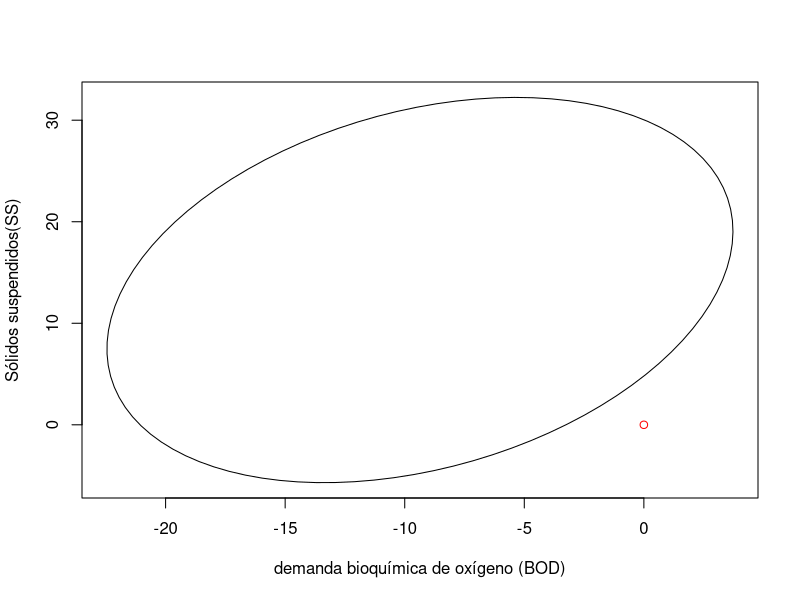
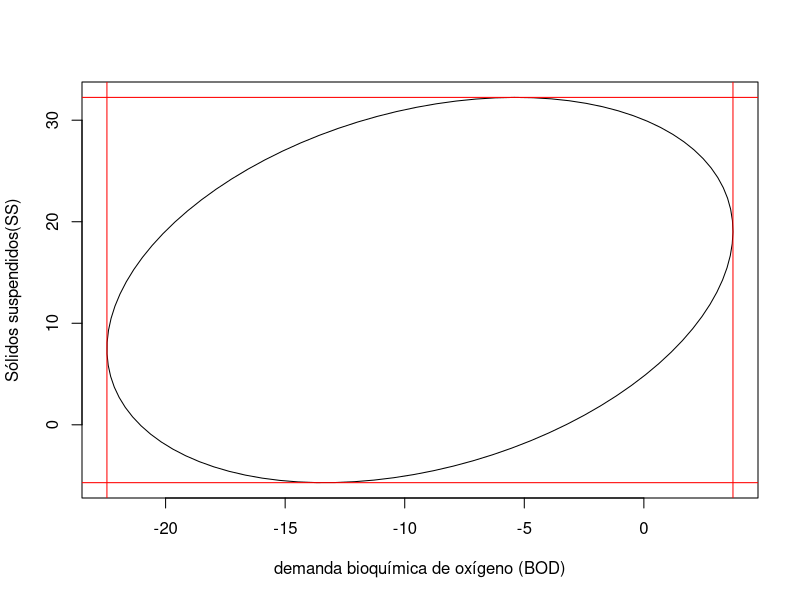

These figures' R source, in order:
## ---- chunk 1
effluent_data <- data.frame(
  muestra=1:11,
  BOD1 = c(6, 6, 18, 8, 11, 34, 28, 71, 43, 33, 20),
  SS1 = c(27, 23, 64, 44, 30, 75, 26, 124, 54, 30, 14),
  BOD2 = c(25, 28, 36, 35, 15, 44, 42, 54, 34, 29, 39),
  SS2 = c(15, 13, 22, 29, 31, 64, 30, 64, 56, 20, 21)
)

effluent_data
## ---- chunk 2
library(tidyverse)
mutate(effluent_data, BOD_diff=BOD1-BOD2)
select(effluent_data, SS2)
## ---- chunk 3
effluent_data <- effluent_data %>%
  mutate(BOD_diff=BOD1-BOD2,SSdiff = SS1-SS2) 

dbar <- colMeans(effluent_data[,6:7])
dbar

Sd <- cov(effluent_data[,6:7])
Sd
## ---- chunk 4
n <- 11
p <- 2
delta_0 <- c(0,0)
Tcuad_p <- n*t((dbar-delta_0))%*%solve(Sd)%*%(dbar-delta_0)
Tcuad_p
## ---- chunk 5
alpha <- 0.05
Tcuad_c <- (n-1)*p/(n-p)*qf(0.05, p, n-p, lower.tail = F)
Tcuad_c
## ---- chunk 6
c <- sqrt( (n-1)*p/(n-p)*qf(0.05, p, n-p, lower.tail = F) )
plot(ellipse::ellipse(Sd,
                      centre=dbar,
                      t=c/sqrt(n)),
     type="l",xlab="demanda bioquímica de oxígeno (BOD)",
     ylab="Sólidos suspendidos(SS)")
points(x=0,y=0,col="red")
## ---- chunk 7
LIBOD <- dbar[1]-c*sqrt(Sd[1,1]/n)
LSBOD <- dbar[1]+c*sqrt(Sd[1,1]/n)


LISS <- dbar[2]-c*sqrt(Sd[2,2]/n)
LSSS <- dbar[2]+c*sqrt(Sd[2,2]/n)
cat("Intervalo para BOD_diff",LIBOD,LSBOD)
cat("\nIntervalo para SS_diff",LISS,LSSS)
## ---- chunk 8
plot(ellipse::ellipse(Sd,
                      centre=dbar,
                      t=c/sqrt(n)),
     type="l",xlab="demanda bioquímica de oxígeno (BOD)",
     ylab="Sólidos suspendidos(SS)")
abline(v=c(LIBOD,LSBOD), col="red")
abline(h=c(LISS,LSSS), col="red")
